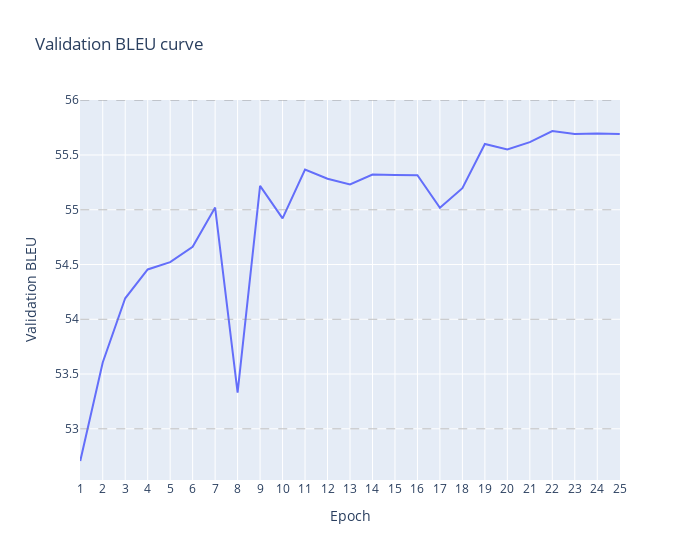

The cell this chart's notebook holds for it:
### Markdown cell above
### Experiment 5: AdamW optimizer

### Code cell
losses = [52.7060, 53.6061, 54.1920, 54.4549, 54.5222, 54.6624, 55.0200, 53.3307, 55.2185, 54.9215, 55.3672, 55.2831, 55.2310, 55.3215, 55.3170, 55.3158, 55.0178, 55.1974, 55.6011, 55.5510, 55.6178, 55.7191, 55.6917, 55.6962, 55.6929]
scale_values = [i for i in range(53, 57, 1)]
plot_training_evolution_curve(losses, scale_values)

### Figure 1 — Plotly figure (JSON) as saved in the notebook; plotly's stock layout.template omitted (floating-point values rounded to 4 significant figures)
{"data": [{"mode": "lines", "name": "Validation BLEU", "x": [1, 2, 3, 4, 5, 6, 7, 8, 9, 10, 11, 12, 13, 14, 15, 16, 17, 18, 19, 20, 21, 22, 23, 24, 25], "y": [52.71, 53.61, 54.19, 54.45, 54.52, 54.66, 55.02, 53.33, 55.22, 54.92, 55.37, 55.28, 55.23, 55.32, 55.32, 55.32, 55.02, 55.2, 55.6, 55.55, 55.62, 55.72, 55.69, 55.7, 55.69], "type": "scatter"}], "layout": {"shapes": [{"line": {"color": "gray", "dash": "dash", "width": 0.5}, "type": "line", "x0": 1, "x1": 25, "y0": 53, "y1": 53}, {"line": {"color": "gray", "dash": "dash", "width": 0.5}, "type": "line", "x0": 1, "x1": 25, "y0": 54, "y1": 54}, {"line": {"color": "gray", "dash": "dash", "width": 0.5}, "type": "line", "x0": 1, "x1": 25, "y0": 55, "y1": 55}, {"line": {"color": "gray", "dash": "dash", "width": 0.5}, "type": "line", "x0": 1, "x1": 25, "y0": 56, "y1": 56}], "xaxis": {"title": {"text": "Epoch"}, "dtick": 1}, "yaxis": {"title": {"text": "Validation BLEU"}}, "title": {"text": "Validation BLEU curve"}, "width": 700}}
